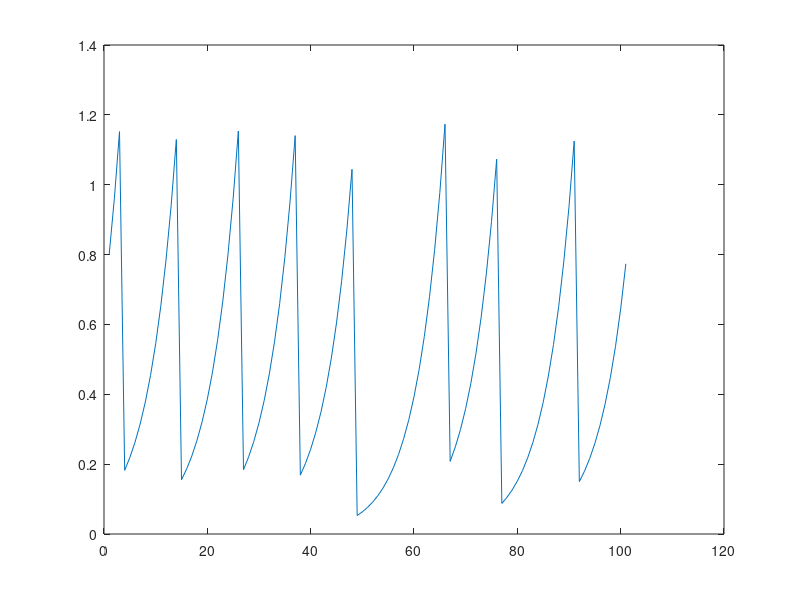

Source code (MATLAB):
k = [0:0.1:10];                % length of time series
y_i = zeros(1,length(k));   % Pre-allocation
y_i(1) = 0.8;  % initial condition
a = 0.6;

% Solving the iterated solution
for i = 2:length(y_i)
    y_i(i) = 2*a*mod(y_i(i - 1),1);
end

plot(y_i)